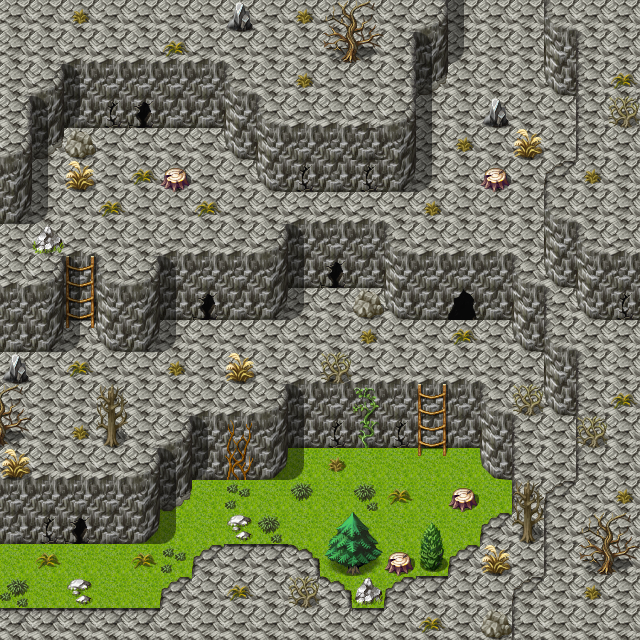

A 2D game scene composited from a Tiled map and its tileset images. What follows is a short description and the map's XML, with each tile layer's data collapsed to a summary:
An orthogonal 20x20 tile map with 32x32 px tiles, 3 tile layers (Ground, Objects, Above), 1 hidden layer not drawn, 11 tilesets and 11 objects (9x spawn, 2x mapchange).

<map version="1.0" orientation="orthogonal" width="20" height="20" tilewidth="32" tileheight="32">
    <properties>
        <property name="outdoors" value="1" />
    </properties>
    <tileset firstgid="1" name="map_3" tilewidth="32" tileheight="32">
        <image source="../drawable/map_3.png" width="256" height="256" />
    </tileset>
    <tileset firstgid="65" name="map_4" tilewidth="32" tileheight="32">
        <image source="../drawable/map_4.png" width="256" height="256" />
    </tileset>
    <tileset firstgid="129" name="map_6" tilewidth="32" tileheight="32">
        <image source="../drawable/map_6.png" width="256" height="256" />
    </tileset>
    <tileset firstgid="193" name="map_5" tilewidth="32" tileheight="32">
        <image source="../drawable/map_5.png" width="256" height="256" />
    </tileset>
    <tileset firstgid="257" name="map_27" tilewidth="32" tileheight="32">
        <image source="../drawable/map_27.png" width="256" height="256" />
    </tileset>
    <tileset firstgid="321" name="map_2" tilewidth="32" tileheight="32">
        <image source="../drawable/map_2.png" width="256" height="256" />
    </tileset>
    <tileset firstgid="385" name="map_1" tilewidth="32" tileheight="32">
        <image source="../drawable/map_1.png" width="256" height="256" />
    </tileset>
    <tileset firstgid="449" name="map_19" tilewidth="32" tileheight="32">
        <image source="../drawable/map_19.png" width="256" height="256" />
    </tileset>
    <tileset firstgid="513" name="map_7" tilewidth="32" tileheight="32">
        <image source="../drawable/map_7.png" width="256" height="256" />
    </tileset>
    <tileset firstgid="577" name="map_9" tilewidth="32" tileheight="32">
        <image source="../drawable/map_9.png" width="256" height="256" />
    </tileset>
    <tileset firstgid="641" name="map_0" tilewidth="32" tileheight="32">
        <image source="../drawable/map_0.png" width="256" height="256" />
    </tileset>
    <layer name="Ground" width="20" height="20">
        <data>[400 cells, 400 non-empty, 12 distinct tile ids]</data>
    </layer>
    <layer name="Objects" width="20" height="20">
        <data>[400 cells, 122 non-empty, 36 distinct tile ids]</data>
    </layer>
    <layer name="Above" width="20" height="20">
        <data>[400 cells, 35 non-empty, 7 distinct tile ids]</data>
    </layer>
    <layer name="Walkable" width="20" height="20" visible="0">
        <data>[400 cells, 264 non-empty, 1 distinct tile ids]</data>
    </layer>
    <objectgroup name="Mapevents">
        <object name="west" type="mapchange" x="0" y="544" width="32" height="64">
            <properties>
                <property name="map" value="waytolake0" />
                <property name="place" value="east" />
            </properties>
        </object>
        <object name="north" type="mapchange" x="448" y="0" width="96" height="32">
            <properties>
                <property name="map" value="waytolake2" />
                <property name="place" value="south" />
            </properties>
        </object>
    </objectgroup>
    <objectgroup name="Spawn" visible="0">
        <object name="plaguespider_2" type="spawn" x="96" y="544" width="32" height="64">
            <properties>
                <property name="quantity" value="2" />
                <property name="spawngroup" value="plaguespider_2" />
            </properties>
        </object>
        <object name="plaguespider_2_1" type="spawn" x="128" y="448" width="384" height="160">
            <properties>
                <property name="quantity" value="2" />
                <property name="spawngroup" value="plaguespider_2" />
            </properties>
        </object>
        <object name="plaguespider_2_2" type="spawn" x="224" y="320" width="32" height="32">
            <properties>
                <property name="spawngroup" value="plaguespider_2" />
            </properties>
        </object>
        <object name="plaguespider_2_3" type="spawn" x="224" y="384" width="32" height="32">
            <properties>
                <property name="spawngroup" value="plaguespider_2" />
            </properties>
        </object>
        <object name="plaguespider_2_4" type="spawn" x="256" y="288" width="288" height="96">
            <properties>
                <property name="spawngroup" value="plaguespider_2" />
            </properties>
        </object>
        <object name="plaguespider_1" type="spawn" x="32" y="320" width="192" height="160">
            <properties>
                <property name="spawngroup" value="plaguespider_1" />
            </properties>
        </object>
        <object name="plaguespider_1_1" type="spawn" x="32" y="128" width="224" height="128">
            <properties>
                <property name="quantity" value="2" />
                <property name="spawngroup" value="plaguespider_1" />
            </properties>
        </object>
        <object name="plaguespider_2_5" type="spawn" x="256" y="192" width="160" height="32">
            <properties>
                <property name="quantity" value="2" />
                <property name="spawngroup" value="plaguespider_2" />
            </properties>
        </object>
        <object name="plaguespider_2_6" type="spawn" x="416" y="64" width="160" height="192">
            <properties>
                <property name="spawngroup" value="plaguespider_2" />
            </properties>
        </object>
    </objectgroup>
    <objectgroup name="Keys" />
</map>
